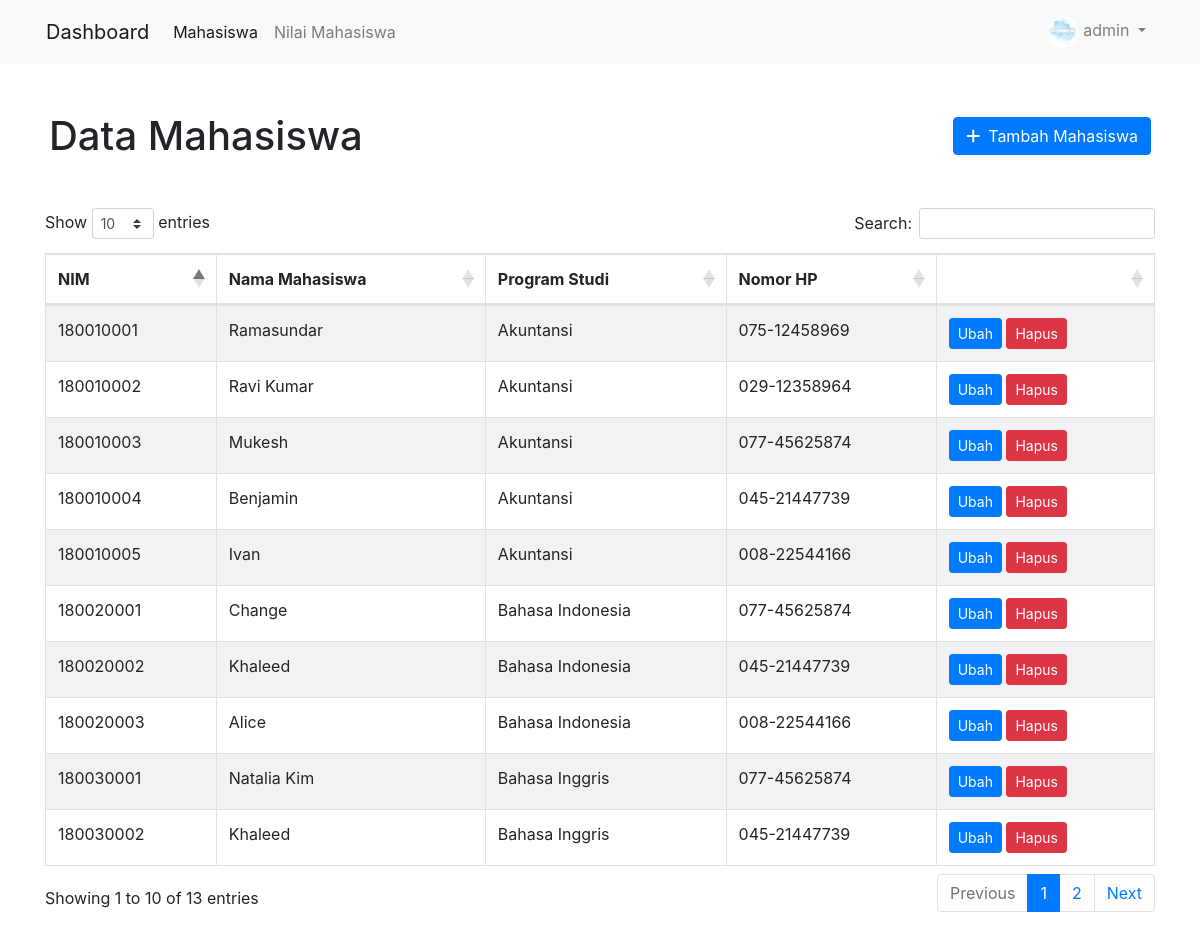
The app's page /showMahasiswa.php (signed in) with its own data.
### tables this page shows
CREATE TABLE `mahasiswa` (
  `mahasiswa_nim` int(11) NOT NULL,
  `mahasiswa_nama` varchar(255) NOT NULL,
  `mahasiswa_program_studi` varchar(255) NOT NULL,
  `mahasiswa_no_hp` varchar(15),
  PRIMARY KEY(`mahasiswa_nim`)
);

### showMahasiswa.php (the view, shortened to what this page needs)
<?php
require_once("config.php");
$sql = "SELECT * FROM mahasiswa";
$stmt = $db->prepare($sql);
$stmt->execute();
$mahasiswa = $stmt->fetchAll(PDO::FETCH_ASSOC);
?>
<!DOCTYPE html>
<html lang="en">
<head>
    <link rel="stylesheet" href="https://stackpath.bootstrapcdn.com/bootstrap/4.3.1/css/bootstrap.min.css">
    <link rel="stylesheet" type="text/css" href="https://cdn.datatables.net/1.10.25/css/dataTables.bootstrap4.min.css">
</head>
<body>
    <header class="bg-light">
    <div class="container p-0">
        <nav class="navbar navbar-expand-lg navbar-light justify-content-between">
            <a class="navbar-brand" href="#">Dashboard</a>
            <ul class="navbar-nav mr-auto">
                <li class="nav-item active">
                    <a class="nav-link" href="showMahasiswa.php">Mahasiswa<span class="sr-only">(current)</span></a>
                </li>
                <li class="nav-item">
                    <a class="nav-link" href="showNilai.php">Nilai Mahasiswa</a>
                </li>
            </ul>
            <div class="justify-content-end">
                <ul class="navbar-nav mr-auto">
                    <li class="nav-item dropdown">
                        <a class="nav-link dropdown-toggle" href="#" id="navbarDropdown" role="button" data-toggle="dropdown" aria-haspopup="true" aria-expanded="false">
                            <img src="<?php echo $_SESSION["user"]["admin_photo"] ?>" alt="" style="height: 32px; border-radius:50%">
                            <?php echo $_SESSION["user"]["admin_username"] ?>
                        </a>
                    </li>
                </ul>
            </div>
        </nav>
    </div>
    </header>
    <div class="container mb-5">
        <div class="row">
            <div class="col-md-12">
                <div class="row mx-1 justify-content-between align-items-center">
                    <h1 class="my-5">Data Mahasiswa</h1>
                    <a href="addMahasiswa.php" class="btn btn-primary" style="height: fit-content;"><i class="fas fa-plus mr-2"></i>Tambah Mahasiswa</a>
                </div>
            </div>
        </div>
    <table id="example" class="table table-striped table-bordered" style="width:100%">
        <thead>
            <tr>
                <th>NIM</th>
                <th>Nama Mahasiswa</th>
                <th>Program Studi</th>
                <th>Nomor HP</th>
                <th></th>
            </tr>
        </thead>
        <tbody>
            <?php if ($mahasiswa) {
                foreach($mahasiswa as $m) { ?>
            <tr>
                <td><?php echo $m["mahasiswa_nim"]?></td>
                <td><?php echo $m["mahasiswa_nama"]?></td>
                <td><?php echo $m["mahasiswa_program_studi"]?></td>
                <td><?php echo $m["mahasiswa_no_hp"]?></td>
                <td>
                    <a href="editMahasiswa.php?nim=<?php echo $m["mahasiswa_nim"]?>" class="btn btn-primary btn-sm">Ubah</a>
                    <button type="button" onclick="getNIM(<?php echo $m['mahasiswa_nim']?>)" class="btn btn-danger btn-sm" data-toggle="modal" data-target="#exampleModalCenter">Hapus</button>
                </td>
            </tr>
                <?php }
            }?>
        </tbody>
    </table>
    </div>
</body>
</html>

### records on screen
mahasiswa: mahasiswa_nim "180010001", mahasiswa_nama "Ramasundar", mahasiswa_program_studi "Akuntansi", mahasiswa_no_hp "075-12458969"
mahasiswa: mahasiswa_nim "180010002", mahasiswa_nama "Ravi Kumar", mahasiswa_program_studi "Akuntansi", mahasiswa_no_hp "029-12358964"
mahasiswa: mahasiswa_nim "180010003", mahasiswa_nama "Mukesh", mahasiswa_program_studi "Akuntansi", mahasiswa_no_hp "077-45625874"
mahasiswa: mahasiswa_nim "180010004", mahasiswa_nama "Benjamin", mahasiswa_program_studi "Akuntansi", mahasiswa_no_hp "045-21447739"
mahasiswa: mahasiswa_nim "180010005", mahasiswa_nama "Ivan", mahasiswa_program_studi "Akuntansi", mahasiswa_no_hp "008-22544166"
mahasiswa: mahasiswa_nim "180020001", mahasiswa_nama "Change", mahasiswa_program_studi "Bahasa Indonesia", mahasiswa_no_hp "077-45625874"
mahasiswa: mahasiswa_nim "180020002", mahasiswa_nama "Khaleed", mahasiswa_program_studi "Bahasa Indonesia", mahasiswa_no_hp "045-21447739"
mahasiswa: mahasiswa_nim "180020003", mahasiswa_nama "Alice", mahasiswa_program_studi "Bahasa Indonesia", mahasiswa_no_hp "008-22544166"
mahasiswa: mahasiswa_nim "180030001", mahasiswa_nama "Natalia Kim", mahasiswa_program_studi "Bahasa Inggris", mahasiswa_no_hp "077-45625874"
mahasiswa: mahasiswa_nim "180030002", mahasiswa_nama "Khaleed", mahasiswa_program_studi "Bahasa Inggris", mahasiswa_no_hp "045-21447739"

### other values on screen
$_SESSION["user"]["admin_username"] "admin"
